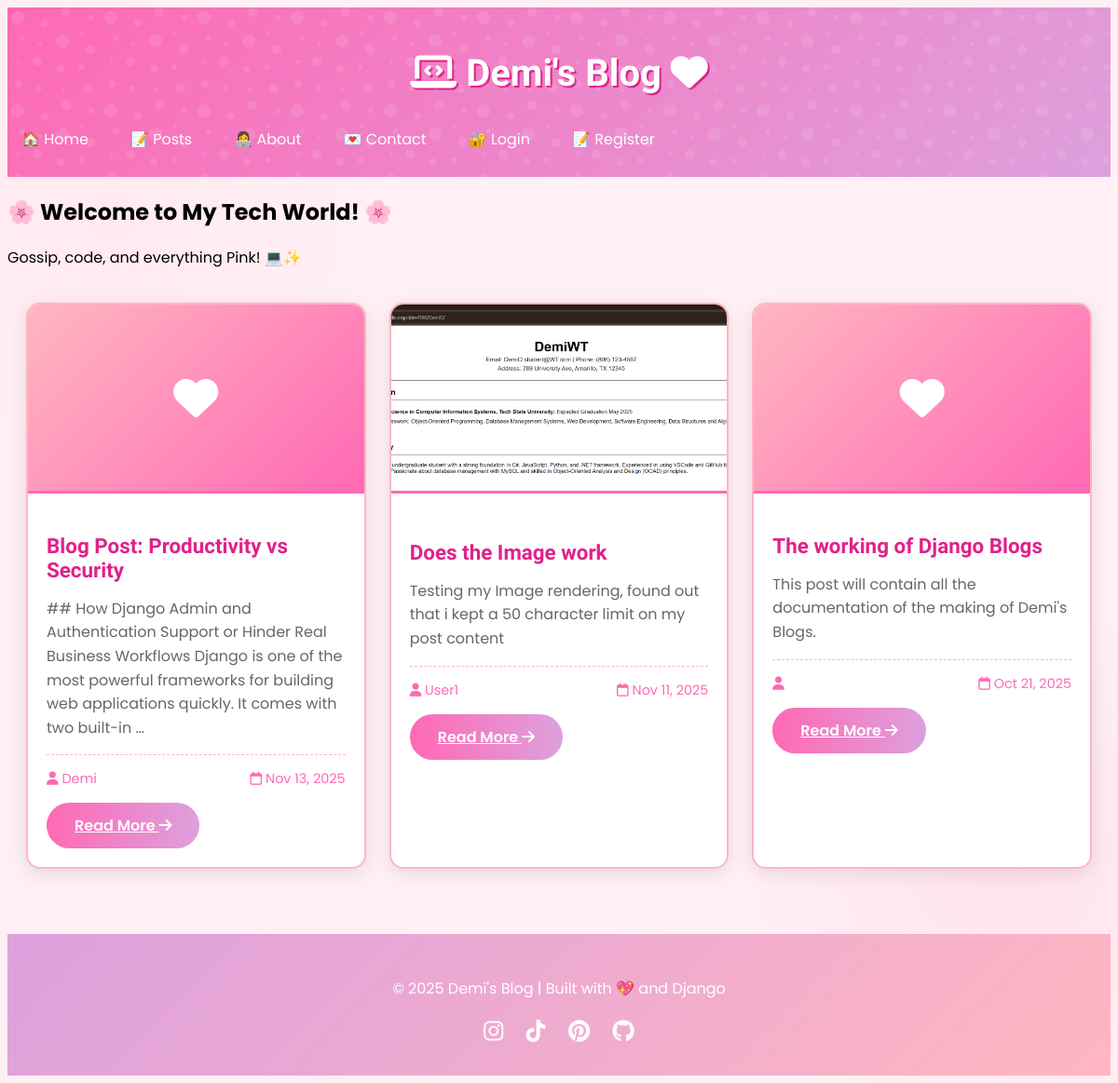
The page / on the database its author committed.
### blog/models.py (models this page shows, shortened)
class Post(models.Model):
    title = models.CharField(max_length=200)
    content = models.TextField()
    image = models.ImageField(upload_to='post_images/', blank=True, null=True)
    author = models.ForeignKey(User, on_delete=models.CASCADE, null=True, blank=True)
    created_at = models.DateTimeField(auto_now_add=True)

### blog/views.py (the view)
# urls.py: path('', views.home, name='home'),
def home(request):
    posts = Post.objects.all().order_by('-created_at')
    return render(request, 'home.html', {'posts': posts})

### blog/templates/home.html
{% extends "base.html" %}
{% load static %}
{% block content %}
<div class="container">
    <div class="welcome-box">
        <h2>🌸 Welcome to My Tech World! 🌸</h2>
        <p>Gossip, code, and everything Pink! 💻✨</p>
    </div>
    <div class="posts-grid">
        {% for post in posts %}
        <article class="grid-post">
            {% if post.image %}
            <img src="{{ post.image.url }}" alt="{{ post.title }}" class="grid-post-image">
            {% else %}
            <div class="grid-post-image" style="background: linear-gradient(135deg, #ffb6c1, #ff69b4); display: flex; align-items: center; justify-content: center;">
                <i class="fas fa-heart" style="font-size: 3rem; color: white;"></i>
            </div>
            {% endif %}
            <div class="grid-post-content">
                <h3 class="grid-post-title">{{ post.title }}</h3>
                <p class="grid-post-excerpt">{{ post.content|truncatewords:30 }}</p>
                <div class="grid-post-meta">
                    <span><i class="fas fa-user"></i> {{ post.author.username }}</span>
                    <span><i class="far fa-calendar"></i> {{ post.created_at|date:"M d, Y" }}</span>
                </div>
                <a href="{% url 'post_detail' post.pk %}" class="pink-button" style="display: inline-block; margin-top: 15px;">
                    Read More <i class="fas fa-arrow-right"></i>
                </a>
            </div>
        </article>
        {% endfor %}
    </div>
</div>
{% endblock %}

### blog/templates/base.html (shortened to what this page needs)
{% load static %}
<!DOCTYPE html>
<html lang="en">
<head>
    <link rel="stylesheet" href="https://cdnjs.cloudflare.com/ajax/libs/font-awesome/6.4.0/css/all.min.css">
    <link rel="stylesheet" href="{% static 'blog/css/pink-theme.css' %}">
    <link rel="stylesheet" href="https://cdnjs.cloudflare.com/ajax/libs/font-awesome/6.4.0/css/all.min.css">
</head>
<body class="pink-body">
    <header class="glitter-header">
        <div class="container">
            <h1 class="blog-title">
                <i class="fas fa-laptop-code"></i>
                Demi's Blog
                <i class="fas fa-heart"></i>
            </h1>
            <nav class="pink-nav">
                <a href="{% url 'home' %}" class="nav-link">🏠 Home</a>
                <a href="{% url 'post_list' %}" class="nav-link">📝 Posts</a>
                <a href="{% url 'about' %}" class="nav-link">👩‍💻 About</a>
                <a href="{% url 'contact' %}" class="nav-link">💌 Contact</a>
                {% if user.is_authenticated %}
                    <a href="{% url 'profile' %}" class="nav-link">👤 {{ user.username }}</a>
                    <form method="POST" action="{% url 'logout' %}" style="display:inline;">
                        {% csrf_token %}
                        <button type="submit" class="nav-link" style="background:none; border:none; cursor:pointer;">🚪 Logout</button>
                    </form>
                {% else %}
                    <a href="{% url 'login' %}" class="nav-link">🔐 Login</a>
                    <a href="{% url 'register' %}" class="nav-link">📝 Register</a>
                {% endif %}
            </nav>
        </div>
    </header>
    {% block content %}{% endblock %}
    <footer class="pink-footer">
        <div class="footer-content">
            <p>© 2025 Demi's Blog | Built with 💖 and Django</p>
            <div class="social-icons">
                <a href="#"><i class="fab fa-instagram"></i></a>
                <a href="#"><i class="fab fa-tiktok"></i></a>
                <a href="#"><i class="fab fa-pinterest"></i></a>
                <a href="#"><i class="fab fa-github"></i></a>
            </div>
        </div>
    </footer>
</body>
</html>

### blog/static/blog/css/pink-theme.css (style rules this page uses)
:root { --hot-pink: #ff69b4; --baby-pink: #ffb6c1; --barbie-pink: #e0218a; --lavender: #dda0dd; --white-pink: #fff0f5; --sparkle: rgba(255, 255, 255, 0.7); }
.pink-body { background-color: var(--white-pink); background-image: radial-gradient(circle at 10% 20%, rgba(255, 182, 193, 0.1) 0%, transparent 20%), radial-gradient(circle at 90% 80%, rgba(255, 105, 180, 0.1) 0%, transparent 20%); font-family: 'Poppins', sans-serif; min-height: 100vh; }
.glitter-header { background: linear-gradient(135deg, var(--hot-pink), var(--lavender)); padding: 20px 0; position: relative; overflow: hidden; }
.glitter-header::before { content: ''; position: absolute; top: 0; left: 0; right: 0; bottom: 0; }
.blog-title { font-family: 'Comic Neue', cursive; color: white; text-shadow: 2px 2px 0px var(--barbie-pink); font-size: 2.5rem; text-align: center; }
.pink-nav { display: flex; gap: 15px; align-items: center; position: relative; z-index: 100; }
.pink-nav .nav-link, .pink-nav button { color: white; text-decoration: none; padding: 8px 15px; border-radius: 20px; transition: all 0.3s; cursor: pointer; pointer-events: auto; position: relative; z-index: 101; }
.pink-footer { background: linear-gradient(135deg, var(--lavender), var(--baby-pink)); color: white; padding: 30px 0; text-align: center; margin-top: 50px; }
.social-icons { margin-top: 15px; }
.social-icons a { color: white; font-size: 1.5rem; margin: 0 10px; transition: transform 0.3s ease; }
.pink-button { background: linear-gradient(to right, var(--hot-pink), var(--lavender)); color: white; border: none; padding: 12px 30px; border-radius: 25px; font-weight: 600; cursor: pointer; transition: all 0.3s ease; }
.posts-grid { display: grid; grid-template-columns: repeat(auto-fill, minmax(300px, 1fr)); gap: 25px; padding: 20px; max-width: 1200px; margin: 0 auto; }
.grid-post { break-inside: avoid; background: white; border-radius: 15px; overflow: hidden; box-shadow: 0 5px 20px rgba(0,0,0,0.1); transition: transform 0.3s ease; border: 2px solid var(--baby-pink); }
.grid-post-image { width: 100%; height: 200px; object-fit: cover; border-bottom: 3px solid var(--hot-pink); }
.grid-post-content { padding: 20px; }
.grid-post-title { color: var(--barbie-pink); font-size: 1.4rem; margin-bottom: 10px; font-family: 'Comic Neue', cursive; }
.grid-post-excerpt { color: #666; line-height: 1.6; }
.grid-post-meta { display: flex; justify-content: space-between; margin-top: 15px; padding-top: 15px; border-top: 1px dashed var(--baby-pink); color: var(--hot-pink); font-size: 0.9rem; }

### rows shown on the page
Post: title "Blog Post: Productivity vs Security", content "## How Django Admin and Authentication Support or Hinder Real Business Workflows Django is one of the most powerful frameworks for building web applications quickly. It comes with two built-in …", author.username "Demi", created_at "Nov 13, 2025"
Post: image (picture), title "Does the Image work", content "Testing my Image rendering, found out that i kept a 50 character limit on my post content", author.username "User1", created_at "Nov 11, 2025"
Post: title "The working of Django Blogs", content "This post will contain all the documentation of the making of Demi's Blogs.", created_at "Oct 21, 2025"
